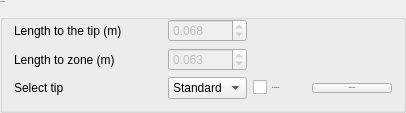
         <widget class="QGroupBox" name="groupBox_2">
          <property name="minimumSize">
           <size>
            <width>0</width>
            <height>20</height>
           </size>
          </property>
          <property name="font">
           <font>
            <pointsize>-1</pointsize>
           </font>
          </property>
          <property name="title">
           <string>Tip settings</string>
          </property>
          <layout class="QGridLayout" name="gridLayout_9">
           <item row="2" column="5">
            <widget class="QPushButton" name="pushButton_enableTipSetting">
             <property name="enabled">
              <bool>true</bool>
             </property>
             <property name="text">
              <string>Enable settings</string>
             </property>
             <property name="checkable">
              <bool>true</bool>
             </property>
            </widget>
           </item>
           <item row="1" column="0">
            <widget class="QLabel" name="label_40">
             <property name="font">
              <font>
               <pointsize>9</pointsize>
              </font>
             </property>
             <property name="text">
              <string>Length to zone (m)</string>
             </property>
            </widget>
           </item>
           <item row="2" column="0">
            <widget class="QLabel" name="label_41">
             <property name="font">
              <font>
               <pointsize>9</pointsize>
              </font>
             </property>
             <property name="text">
              <string>Select tip</string>
             </property>
            </widget>
           </item>
           <item row="2" column="4">
            <spacer name="horizontalSpacer_4">
             <property name="orientation">
              <enum>Qt::Horizontal</enum>
             </property>
             <property name="sizeHint" stdset="0">
              <size>
               <width>20</width>
               <height>20</height>
              </size>
             </property>
            </spacer>
           </item>
           <item row="2" column="2">
            <widget class="QComboBox" name="comboBox_tipSelection">
             <property name="enabled">
              <bool>true</bool>
             </property>
             <property name="font">
              <font>
               <pointsize>9</pointsize>
              </font>
             </property>
             <item>
              <property name="text">
               <string>Standard</string>
              </property>
             </item>
             <item>
              <property name="text">
               <string>Wide</string>
              </property>
             </item>
             <item>
              <property name="text">
               <string>UWZ</string>
              </property>
             </item>
            </widget>
           </item>
           <item row="2" column="3">
            <widget class="QCheckBox" name="checkBox_enableIonOptixLogo">
             <property name="enabled">
              <bool>true</bool>
             </property>
             <property name="text">
              <string>Use IonOptix logo</string>
             </property>
            </widget>
           </item>
           <item row="0" column="2">
            <widget class="QDoubleSpinBox" name="doubleSpinBox_lengthToTip">
             <property name="enabled">
              <bool>false</bool>
             </property>
             <property name="minimumSize">
              <size>
               <width>0</width>
               <height>20</height>
              </size>
             </property>
             <property name="maximumSize">
              <size>
               <width>16777215</width>
               <height>16777215</height>
              </size>
             </property>
             <property name="font">
              <font>
               <pointsize>9</pointsize>
              </font>
             </property>
             <property name="toolTip">
              <string>&lt;html&gt;&lt;head/&gt;&lt;body&gt;&lt;p&gt;Default value 0.068 m&lt;/p&gt;&lt;/body&gt;&lt;/html&gt;</string>
             </property>
             <property name="decimals">
              <number>3</number>
             </property>
             <property name="minimum">
              <double>0.001000000000000</double>
             </property>
             <property name="maximum">
              <double>0.100000000000000</double>
             </property>
             <property name="singleStep">
              <double>0.001000000000000</double>
             </property>
             <property name="value">
              <double>0.068000000000000</double>
             </property>
            </widget>
           </item>
           <item row="0" column="0">
            <widget class="QLabel" name="label_39">
             <property name="minimumSize">
              <size>
               <width>0</width>
               <height>0</height>
              </size>
             </property>
             <property name="maximumSize">
              <size>
               <width>16777215</width>
               <height>16777215</height>
              </size>
             </property>
             <property name="font">
              <font>
               <pointsize>9</pointsize>
              </font>
             </property>
             <property name="text">
              <string>Length to the tip (m)</string>
             </property>
            </widget>
           </item>
           <item row="1" column="2">
            <widget class="QDoubleSpinBox" name="doubleSpinBox_lengthToZone">
             <property name="enabled">
              <bool>false</bool>
             </property>
             <property name="minimumSize">
              <size>
               <width>0</width>
               <height>20</height>
              </size>
             </property>
             <property name="font">
              <font>
               <pointsize>9</pointsize>
              </font>
             </property>
             <property name="toolTip">
              <string>&lt;html&gt;&lt;head/&gt;&lt;body&gt;&lt;p&gt;Default value 0.063 m&lt;/p&gt;&lt;/body&gt;&lt;/html&gt;</string>
             </property>
             <property name="decimals">
              <number>3</number>
             </property>
             <property name="minimum">
              <double>0.001000000000000</double>
             </property>
             <property name="maximum">
              <double>0.100000000000000</double>
             </property>
             <property name="singleStep">
              <double>0.001000000000000</double>
             </property>
             <property name="value">
              <double>0.063000000000000</double>
             </property>
            </widget>
           </item>
           <item row="0" column="1" rowspan="3">
            <spacer name="horizontalSpacer_3">
             <property name="orientation">
              <enum>Qt::Horizontal</enum>
             </property>
             <property name="sizeType">
              <enum>QSizePolicy::Fixed</enum>
             </property>
             <property name="sizeHint" stdset="0">
              <size>
               <width>40</width>
               <height>20</height>
              </size>
             </property>
            </spacer>
           </item>
          </layout>
         </widget>
